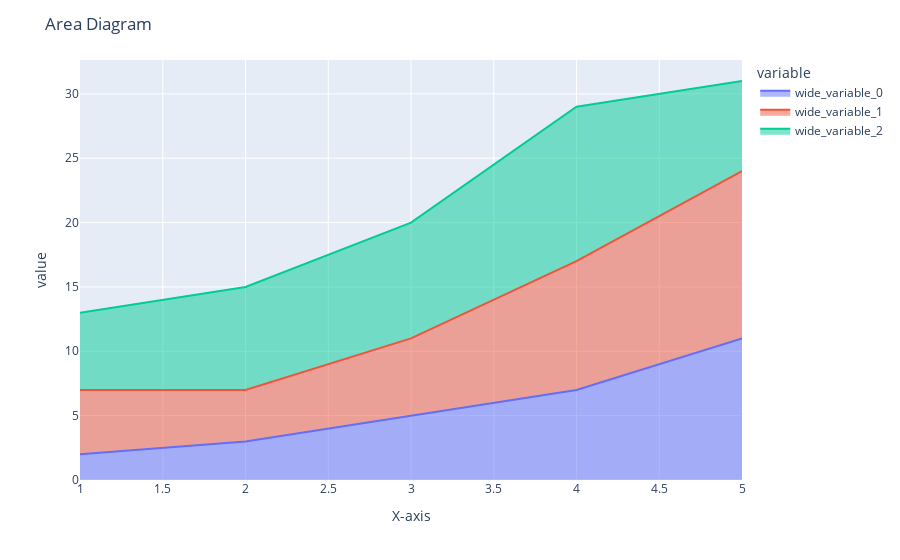

Source (notebook cell):
### Markdown cell above
4. WAPP to draw a multiple area diagram(Area plot)

### Code cell
import plotly.express as px

x = [1, 2, 3, 4,5]
y = [2,3,5,7,11]
y1=[5,4,6,10,13]
y2=[6,8,9,12,7]

fig = px.area(x=x, y=[y,y1,y2],labels={'y':'y-axis'})

fig.update_layout(title='Area Diagram',xaxis_title='X-axis')

fig.show()

### Figure 1 — Plotly figure (JSON) as saved in the notebook; plotly's stock layout.template omitted (floating-point values rounded to 4 significant figures)
{"data": [{"fillpattern": {"shape": ""}, "hovertemplate": "variable=wide_variable_0<br>x=%{x}<br>value=%{y}<extra></extra>", "legendgroup": "wide_variable_0", "line": {"color": "#636efa"}, "marker": {"symbol": "circle"}, "mode": "lines", "name": "wide_variable_0", "orientation": "v", "showlegend": true, "stackgroup": "1", "type": "scatter", "x": [1, 2, 3, 4, 5], "xaxis": "x", "y": [2, 3, 5, 7, 11], "yaxis": "y"}, {"fillpattern": {"shape": ""}, "hovertemplate": "variable=wide_variable_1<br>x=%{x}<br>value=%{y}<extra></extra>", "legendgroup": "wide_variable_1", "line": {"color": "#EF553B"}, "marker": {"symbol": "circle"}, "mode": "lines", "name": "wide_variable_1", "orientation": "v", "showlegend": true, "stackgroup": "1", "type": "scatter", "x": [1, 2, 3, 4, 5], "xaxis": "x", "y": [5, 4, 6, 10, 13], "yaxis": "y"}, {"fillpattern": {"shape": ""}, "hovertemplate": "variable=wide_variable_2<br>x=%{x}<br>value=%{y}<extra></extra>", "legendgroup": "wide_variable_2", "line": {"color": "#00cc96"}, "marker": {"symbol": "circle"}, "mode": "lines", "name": "wide_variable_2", "orientation": "v", "showlegend": true, "stackgroup": "1", "type": "scatter", "x": [1, 2, 3, 4, 5], "xaxis": "x", "y": [6, 8, 9, 12, 7], "yaxis": "y"}], "layout": {"legend": {"title": {"text": "variable"}, "tracegroupgap": 0}, "margin": {"t": 60}, "title": {"text": "Area Diagram"}, "xaxis": {"anchor": "y", "domain": [0, 1], "title": {"text": "X-axis"}}, "yaxis": {"anchor": "x", "domain": [0, 1], "title": {"text": "value"}}}}
